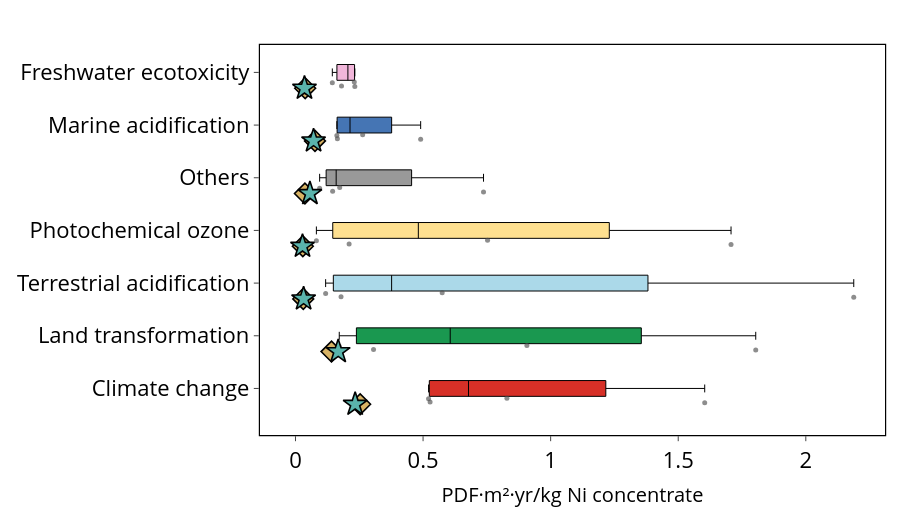

Source (notebook cell):
### Code cell
plot_lcia_boxes_for_reference_product(
    df_eq_eiv,
    reference_product="Ni concentrate",
    yaxis_label="PDF·m²·yr/kg Ni concentrate",
    title="",
    output_html="results/Damages/boxplot_eq_ni_eiv.html",
    output_image="results/Damages/boxplot_eq_ni_eiv",
    image_format="pdf",
    **COMMON
)

plot_lcia_boxes_for_reference_product(
    df_eq_riv,
    reference_product="Ni concentrate",
    yaxis_label="PDF·m²·yr/kg Ni concentrate",
    title="",
    output_html="results/Damages/boxplot_eq_ni_riv.html",
    output_image="results/Damages/boxplot_eq_ni_riv",
    image_format="pdf",
    **COMMON
)

### Figure 1 — Plotly figure (JSON) as saved in the notebook; plotly's stock layout.template omitted (floating-point values rounded to 4 significant figures)
{"data": [{"boxpoints": "all", "fillcolor": "#d73027", "hoverinfo": "text+x", "hovertext": ["Nunavik Nickel", "Raglan", "Thompson", "Voisey's Bay"], "jitter": 0.35, "line": {"color": "black", "width": 1}, "marker": {"color": "rgba(80,80,80,0.65)", "size": 5}, "orientation": "h", "showlegend": false, "width": 0.3, "x": [0.5274, 0.8286, 0.5215, 1.604], "y": [0, 0, 0, 0], "type": "box"}, {"boxpoints": "all", "fillcolor": "#1a9850", "hoverinfo": "text+x", "hovertext": ["Nunavik Nickel", "Raglan", "Thompson", "Voisey's Bay"], "jitter": 0.35, "line": {"color": "black", "width": 1}, "marker": {"color": "rgba(80,80,80,0.65)", "size": 5}, "orientation": "h", "showlegend": false, "width": 0.3, "x": [0.3059, 0.1715, 1.804, 0.9069], "y": [1, 1, 1, 1], "type": "box"}, {"boxpoints": "all", "fillcolor": "#abd9e9", "hoverinfo": "text+x", "hovertext": ["Nunavik Nickel", "Raglan", "Thompson", "Voisey's Bay"], "jitter": 0.35, "line": {"color": "black", "width": 1}, "marker": {"color": "rgba(80,80,80,0.65)", "size": 5}, "orientation": "h", "showlegend": false, "width": 0.3, "x": [0.1785, 0.5749, 0.1181, 2.188], "y": [2, 2, 2, 2], "type": "box"}, {"boxpoints": "all", "fillcolor": "#fee090", "hoverinfo": "text+x", "hovertext": ["Nunavik Nickel", "Raglan", "Thompson", "Voisey's Bay"], "jitter": 0.35, "line": {"color": "black", "width": 1}, "marker": {"color": "rgba(80,80,80,0.65)", "size": 5}, "orientation": "h", "showlegend": false, "width": 0.3, "x": [0.2101, 0.7527, 0.08191, 1.707], "y": [3, 3, 3, 3], "type": "box"}, {"boxpoints": "all", "fillcolor": "#999999", "hoverinfo": "text+x", "hovertext": ["Nunavik Nickel", "Raglan", "Thompson", "Voisey's Bay"], "jitter": 0.35, "line": {"color": "black", "width": 1}, "marker": {"color": "rgba(80,80,80,0.65)", "size": 5}, "orientation": "h", "showlegend": false, "width": 0.3, "x": [0.09468, 0.1732, 0.1455, 0.7369], "y": [4, 4, 4, 4], "type": "box"}, {"boxpoints": "all", "fillcolor": "#4575b4", "hoverinfo": "text+x", "hovertext": ["Nunavik Nickel", "Raglan", "Thompson", "Voisey's Bay"], "jitter": 0.35, "line": {"color": "black", "width": 1}, "marker": {"color": "rgba(80,80,80,0.65)", "size": 5}, "orientation": "h", "showlegend": false, "width": 0.3, "x": [0.1642, 0.2632, 0.1621, 0.4905], "y": [5, 5, 5, 5], "type": "box"}, {"boxpoints": "all", "fillcolor": "#f1b6da", "hoverinfo": "text+x", "hovertext": ["Nunavik Nickel", "Raglan", "Thompson", "Voisey's Bay"], "jitter": 0.35, "line": {"color": "black", "width": 1}, "marker": {"color": "rgba(80,80,80,0.65)", "size": 5}, "orientation": "h", "showlegend": false, "width": 0.3, "x": [0.1803, 0.1443, 0.2325, 0.2305], "y": [6, 6, 6, 6], "type": "box"}, {"marker": {"color": "rgba(0,0,0,0)", "line": {"color": "black", "width": 1.5}, "size": 16, "symbol": "square"}, "mode": "markers", "name": "MetalliCan range", "showlegend": false, "x": [null], "y": [null], "type": "scatter"}, {"marker": {"color": "rgba(80,80,80,0.7)", "size": 10, "symbol": "circle"}, "mode": "markers", "name": "MetalliCan sites", "showlegend": false, "x": [null], "y": [null], "type": "scatter"}, {"marker": {"color": "#d8b365", "line": {"color": "black", "width": 1.6}, "size": 16, "symbol": "diamond"}, "mode": "markers", "name": "Ecoinvent", "showlegend": false, "x": [0.2534, 0.03802, 0.1412, 0.07645, 0.03699, 0.02872, 0.03043], "y": [-0.3, 5.7, 0.7, 4.7, 3.7, 2.7, 1.7], "type": "scatter"}, {"marker": {"color": "#5ab4ac", "line": {"color": "black", "width": 1.6}, "size": 18, "symbol": "star"}, "mode": "markers", "name": "Regioinvent", "showlegend": false, "x": [0.2338, 0.03517, 0.1674, 0.0708, 0.0565, 0.02746, 0.03182], "y": [-0.3, 5.7, 0.7, 4.7, 3.7, 2.7, 1.7], "type": "scatter"}], "layout": {"yaxis": {"tickmode": "array", "tickvals": [0, 1, 2, 3, 4, 5, 6], "ticktext": ["Climate change", "Land transformation", "Terrestrial acidification", "Photochemical ozone", "Others", "Marine acidification", "Freshwater ecotoxicity"], "tickfont": {"size": 22, "color": "black"}, "showgrid": false, "zeroline": false, "showline": true, "linecolor": "black", "linewidth": 1.2, "mirror": true, "ticks": "outside", "automargin": false}, "xaxis": {"title": {"text": "PDF·m²·yr/kg Ni concentrate", "font": {"size": 20, "color": "black"}}, "tickfont": {"size": 22, "color": "black"}, "showgrid": false, "zeroline": false, "showline": true, "linecolor": "black", "linewidth": 1.2, "mirror": true, "ticks": "outside", "automargin": false}, "title": {"text": "", "x": 0.5, "font": {"size": 18, "color": "black"}}, "showlegend": false, "margin": {"l": 260, "r": 15, "t": 45, "b": 85}, "width": 900, "height": 520, "plot_bgcolor": "white", "paper_bgcolor": "white"}}
